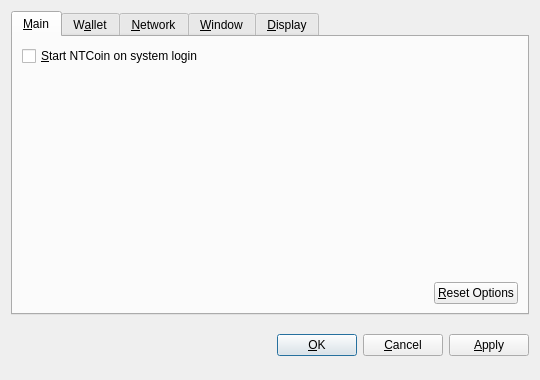
<?xml version="1.0" encoding="UTF-8"?>
<ui version="4.0">
 <class>OptionsDialog</class>
 <widget class="QDialog" name="OptionsDialog">
  <property name="geometry">
   <rect>
    <x>0</x>
    <y>0</y>
    <width>540</width>
    <height>380</height>
   </rect>
  </property>
  <property name="windowTitle">
   <string>Options</string>
  </property>
  <property name="modal">
   <bool>true</bool>
  </property>
  <layout class="QVBoxLayout" name="verticalLayout">
   <item>
    <widget class="QTabWidget" name="tabWidget">
     <property name="tabPosition">
      <enum>QTabWidget::North</enum>
     </property>
     <property name="currentIndex">
      <number>0</number>
     </property>
     <widget class="QWidget" name="tabMain">
      <attribute name="title">
       <string>&amp;Main</string>
      </attribute>
      <layout class="QVBoxLayout" name="verticalLayout_Main">
       <item>
        <widget class="QCheckBox" name="bitcoinAtStartup">
         <property name="toolTip">
          <string>Automatically start NTCoin after logging in to the system.</string>
         </property>
         <property name="text">
          <string>&amp;Start NTCoin on system login</string>
         </property>
        </widget>
       </item>
       <item>
        <spacer name="verticalSpacer_Main">
         <property name="orientation">
          <enum>Qt::Vertical</enum>
         </property>
         <property name="sizeHint" stdset="0">
          <size>
           <width>20</width>
           <height>40</height>
          </size>
         </property>
        </spacer>
       </item>
       <item>
        <layout class="QHBoxLayout" name="horizontalLayout_2_Main">
         <item>
          <spacer name="horizontalSpacer_2_Main">
           <property name="orientation">
            <enum>Qt::Horizontal</enum>
           </property>
           <property name="sizeHint" stdset="0">
            <size>
             <width>40</width>
             <height>20</height>
            </size>
           </property>
          </spacer>
         </item>
         <item>
          <widget class="QPushButton" name="resetButton">
           <property name="toolTip">
            <string>Reset all client options to default.</string>
           </property>
           <property name="text">
            <string>&amp;Reset Options</string>
           </property>
           <property name="autoDefault">
            <bool>false</bool>
           </property>
          </widget>
         </item>
        </layout>
       </item>
      </layout>
     </widget>
     <widget class="QWidget" name="tabWallet">
      <attribute name="title">
       <string>W&amp;allet</string>
      </attribute>
      <layout class="QVBoxLayout" name="verticalLayout_Network">
       <item>
        <widget class="QLabel" name="transactionFeeInfoLabel">
         <property name="text">
          <string>Optional transaction fee per kB that helps make sure your transactions are processed quickly. Most transactions are 1 kB.</string>
         </property>
         <property name="textFormat">
          <enum>Qt::PlainText</enum>
         </property>
         <property name="wordWrap">
          <bool>true</bool>
         </property>
        </widget>
       </item>
       <item>
        <layout class="QHBoxLayout" name="horizontalLayout_1_Main">
         <item>
          <widget class="QLabel" name="transactionFeeLabel">
           <property name="text">
            <string>Pay transaction &amp;fee</string>
           </property>
           <property name="textFormat">
            <enum>Qt::PlainText</enum>
           </property>
           <property name="buddy">
            <cstring>transactionFee</cstring>
           </property>
          </widget>
         </item>
         <item>
          <widget class="BitcoinAmountField" name="transactionFee"/>
         </item>
         <item>
          <spacer name="horizontalSpacer_1_Main">
           <property name="orientation">
            <enum>Qt::Horizontal</enum>
           </property>
           <property name="sizeHint" stdset="0">
            <size>
             <width>40</width>
             <height>20</height>
            </size>
           </property>
          </spacer>
         </item>
        </layout>
       </item>
       <item>
        <widget class="QLabel" name="label">
         <property name="text">
          <string>If you disable the spending of unconfirmed change, the change from a transaction cannot be used until that transaction has at least one confirmation. This also affects how your balance is computed.</string>
         </property>
         <property name="wordWrap">
          <bool>true</bool>
         </property>
        </widget>
       </item>
       <item>
        <widget class="QCheckBox" name="spendZeroConfChange">
         <property name="text">
          <string>Spend unconfirmed change  (experts only)</string>
         </property>
        </widget>
       </item>
       <item>
        <spacer name="verticalSpacer">
         <property name="orientation">
          <enum>Qt::Vertical</enum>
         </property>
         <property name="sizeHint" stdset="0">
          <size>
           <width>20</width>
           <height>40</height>
          </size>
         </property>
        </spacer>
       </item>
      </layout>
     </widget>
     <widget class="QWidget" name="tabNetwork">
      <attribute name="title">
       <string>&amp;Network</string>
      </attribute>
      <layout class="QVBoxLayout" name="verticalLayout_Network">
       <item>
        <widget class="QCheckBox" name="mapPortUpnp">
         <property name="toolTip">
          <string>Automatically open the NTCoin client port on the router. This only works when your router supports UPnP and it is enabled.</string>
         </property>
         <property name="text">
          <string>Map port using &amp;UPnP</string>
         </property>
        </widget>
       </item>
       <item>
        <widget class="QCheckBox" name="connectSocks">
         <property name="toolTip">
          <string>Connect to the NTCoin network through a SOCKS proxy (e.g. when connecting through Tor).</string>
         </property>
         <property name="text">
          <string>&amp;Connect through SOCKS proxy:</string>
         </property>
        </widget>
       </item>
       <item>
        <layout class="QHBoxLayout" name="horizontalLayout_Network">
         <item>
          <widget class="QLabel" name="proxyIpLabel">
           <property name="text">
            <string>Proxy &amp;IP:</string>
           </property>
           <property name="textFormat">
            <enum>Qt::PlainText</enum>
           </property>
           <property name="buddy">
            <cstring>proxyIp</cstring>
           </property>
          </widget>
         </item>
         <item>
          <widget class="QValidatedLineEdit" name="proxyIp">
           <property name="maximumSize">
            <size>
             <width>140</width>
             <height>16777215</height>
            </size>
           </property>
           <property name="toolTip">
            <string>IP address of the proxy (e.g. 127.0.0.1)</string>
           </property>
          </widget>
         </item>
         <item>
          <widget class="QLabel" name="proxyPortLabel">
           <property name="text">
            <string>&amp;Port:</string>
           </property>
           <property name="textFormat">
            <enum>Qt::PlainText</enum>
           </property>
           <property name="buddy">
            <cstring>proxyPort</cstring>
           </property>
          </widget>
         </item>
         <item>
          <widget class="QLineEdit" name="proxyPort">
           <property name="maximumSize">
            <size>
             <width>55</width>
             <height>16777215</height>
            </size>
           </property>
           <property name="toolTip">
            <string>Port of the proxy (e.g. 9050)</string>
           </property>
          </widget>
         </item>
         <item>
          <widget class="QLabel" name="socksVersionLabel">
           <property name="text">
            <string>SOCKS &amp;Version:</string>
           </property>
           <property name="textFormat">
            <enum>Qt::PlainText</enum>
           </property>
           <property name="buddy">
            <cstring>socksVersion</cstring>
           </property>
          </widget>
         </item>
         <item>
          <widget class="QValueComboBox" name="socksVersion">
           <property name="toolTip">
            <string>SOCKS version of the proxy (e.g. 5)</string>
           </property>
          </widget>
         </item>
         <item>
          <spacer name="horizontalSpacer_Network">
           <property name="orientation">
            <enum>Qt::Horizontal</enum>
           </property>
           <property name="sizeHint" stdset="0">
            <size>
             <width>40</width>
             <height>20</height>
            </size>
           </property>
          </spacer>
         </item>
        </layout>
       </item>
       <item>
        <spacer name="verticalSpacer_Network">
         <property name="orientation">
          <enum>Qt::Vertical</enum>
         </property>
         <property name="sizeHint" stdset="0">
          <size>
           <width>20</width>
           <height>40</height>
          </size>
         </property>
        </spacer>
       </item>
      </layout>
     </widget>
     <widget class="QWidget" name="tabWindow">
      <attribute name="title">
       <string>&amp;Window</string>
      </attribute>
      <layout class="QVBoxLayout" name="verticalLayout_Window">
       <item>
        <widget class="QCheckBox" name="minimizeToTray">
         <property name="toolTip">
          <string>Show only a tray icon after minimizing the window.</string>
         </property>
         <property name="text">
          <string>&amp;Minimize to the tray instead of the taskbar</string>
         </property>
        </widget>
       </item>
       <item>
        <widget class="QCheckBox" name="minimizeOnClose">
         <property name="toolTip">
          <string>Minimize instead of exit the application when the window is closed. When this option is enabled, the application will be closed only after selecting Quit in the menu.</string>
         </property>
         <property name="text">
          <string>M&amp;inimize on close</string>
         </property>
        </widget>
       </item>
       <item>
        <spacer name="verticalSpacer_Window">
         <property name="orientation">
          <enum>Qt::Vertical</enum>
         </property>
         <property name="sizeHint" stdset="0">
          <size>
           <width>20</width>
           <height>40</height>
          </size>
         </property>
        </spacer>
       </item>
      </layout>
     </widget>
     <widget class="QWidget" name="tabDisplay">
      <attribute name="title">
       <string>&amp;Display</string>
      </attribute>
      <layout class="QVBoxLayout" name="verticalLayout_Display">
       <item>
        <layout class="QHBoxLayout" name="horizontalLayout_1_Display">
         <item>
          <widget class="QLabel" name="langLabel">
           <property name="text">
            <string>User Interface &amp;language:</string>
           </property>
           <property name="textFormat">
            <enum>Qt::PlainText</enum>
           </property>
           <property name="buddy">
            <cstring>lang</cstring>
           </property>
          </widget>
         </item>
         <item>
          <widget class="QValueComboBox" name="lang">
           <property name="toolTip">
            <string>The user interface language can be set here. This setting will take effect after restarting NTCoin.</string>
           </property>
          </widget>
         </item>
        </layout>
       </item>
       <item>
        <layout class="QHBoxLayout" name="horizontalLayout_2_Display">
         <item>
          <widget class="QLabel" name="unitLabel">
           <property name="text">
            <string>&amp;Unit to show amounts in:</string>
           </property>
           <property name="textFormat">
            <enum>Qt::PlainText</enum>
           </property>
           <property name="buddy">
            <cstring>unit</cstring>
           </property>
          </widget>
         </item>
         <item>
          <widget class="QValueComboBox" name="unit">
           <property name="toolTip">
            <string>Choose the default subdivision unit to show in the interface and when sending coins.</string>
           </property>
          </widget>
         </item>
        </layout>
       </item>
       <item>
        <widget class="QCheckBox" name="displayAddresses">
         <property name="toolTip">
          <string>Whether to show NTCoin addresses in the transaction list or not.</string>
         </property>
         <property name="text">
          <string>&amp;Display addresses in transaction list</string>
         </property>
        </widget>
       </item>
       <item>
        <widget class="QCheckBox" name="coinControlFeatures">
         <property name="toolTip">
          <string>Whether to show coin control features or not.</string>
         </property>
         <property name="text">
          <string>Display coin &amp;control features (experts only!)</string>
         </property>
        </widget>
       </item>
       <item>
        <spacer name="verticalSpacer_Display">
         <property name="orientation">
          <enum>Qt::Vertical</enum>
         </property>
         <property name="sizeHint" stdset="0">
          <size>
           <width>20</width>
           <height>40</height>
          </size>
         </property>
        </spacer>
       </item>
      </layout>
     </widget>
    </widget>
   </item>
   <item>
    <layout class="QHBoxLayout" name="horizontalLayout_Buttons">
     <item>
      <spacer name="horizontalSpacer_1">
       <property name="orientation">
        <enum>Qt::Horizontal</enum>
       </property>
       <property name="sizeHint" stdset="0">
        <size>
         <width>40</width>
         <height>48</height>
        </size>
       </property>
      </spacer>
     </item>
     <item>
      <widget class="QLabel" name="statusLabel">
       <property name="font">
        <font>
         <weight>75</weight>
         <bold>true</bold>
        </font>
       </property>
       <property name="text">
        <string/>
       </property>
       <property name="textFormat">
        <enum>Qt::PlainText</enum>
       </property>
       <property name="wordWrap">
        <bool>true</bool>
       </property>
      </widget>
     </item>
     <item>
      <spacer name="horizontalSpacer_2">
       <property name="orientation">
        <enum>Qt::Horizontal</enum>
       </property>
       <property name="sizeHint" stdset="0">
        <size>
         <width>40</width>
         <height>48</height>
        </size>
       </property>
      </spacer>
     </item>
     <item>
      <widget class="QPushButton" name="okButton">
       <property name="text">
        <string>&amp;OK</string>
       </property>
      </widget>
     </item>
     <item>
      <widget class="QPushButton" name="cancelButton">
       <property name="text">
        <string>&amp;Cancel</string>
       </property>
       <property name="autoDefault">
        <bool>false</bool>
       </property>
      </widget>
     </item>
     <item>
      <widget class="QPushButton" name="applyButton">
       <property name="text">
        <string>&amp;Apply</string>
       </property>
       <property name="autoDefault">
        <bool>false</bool>
       </property>
      </widget>
     </item>
    </layout>
   </item>
  </layout>
 </widget>
 <customwidgets>
  <customwidget>
   <class>BitcoinAmountField</class>
   <extends>QSpinBox</extends>
   <header>bitcoinamountfield.h</header>
  </customwidget>
  <customwidget>
   <class>QValueComboBox</class>
   <extends>QComboBox</extends>
   <header>qvaluecombobox.h</header>
  </customwidget>
  <customwidget>
   <class>QValidatedLineEdit</class>
   <extends>QLineEdit</extends>
   <header>qvalidatedlineedit.h</header>
  </customwidget>
 </customwidgets>
 <resources/>
 <connections/>
</ui>
